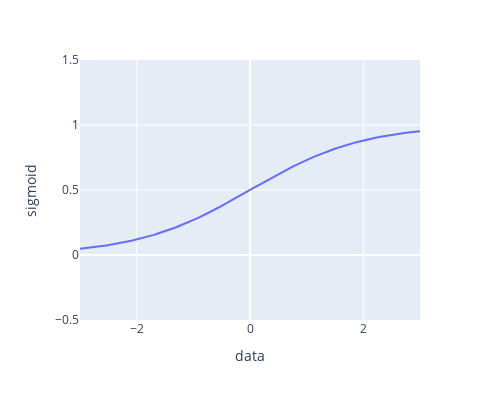

Write notebook code for a chart like this one.
### Code cell
px.line(data, x='data', y='sigmoid', width=500, height=400, range_y=[-.5,1.5])

### Figure 1 — Plotly figure (JSON) as saved in the notebook; plotly's stock layout.template omitted (floating-point values rounded to 4 significant figures; data arrays with more than 128 entries replaced by an {"elided": "..."} marker saying what was removed)
{"data": [{"hovertemplate": "data=%{x}<br>sigmoid=%{y}<extra></extra>", "legendgroup": "", "line": {"color": "#636efa", "dash": "solid"}, "mode": "lines", "name": "", "orientation": "v", "showlegend": false, "type": "scatter", "x": {"elided": "300 float values"}, "xaxis": "x", "y": {"elided": "300 float values"}, "yaxis": "y"}], "layout": {"height": 400, "legend": {"tracegroupgap": 0}, "margin": {"t": 60}, "width": 500, "xaxis": {"anchor": "y", "domain": [0, 1], "title": {"text": "data"}}, "yaxis": {"anchor": "x", "domain": [0, 1], "range": [-0.5, 1.5], "title": {"text": "sigmoid"}}}}
